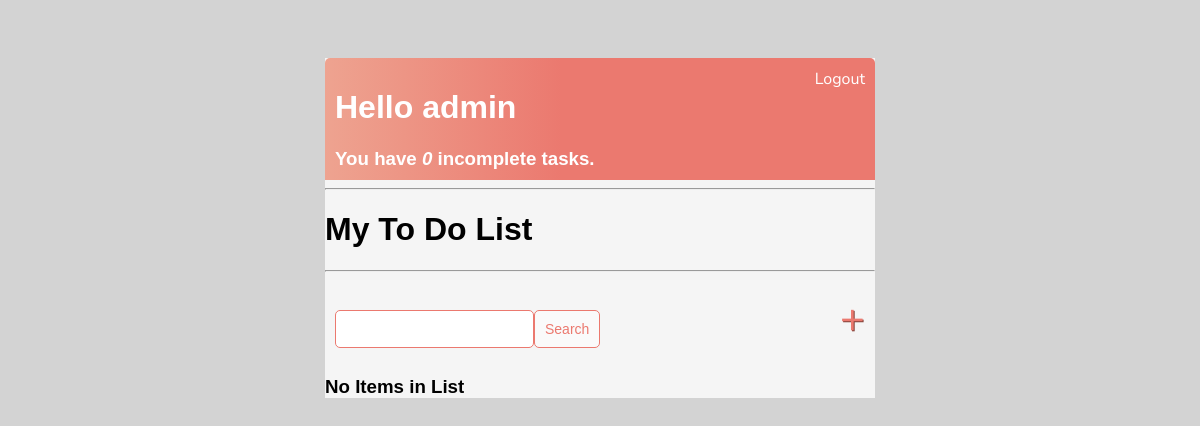
Page / (signed in) on the earlier database version.
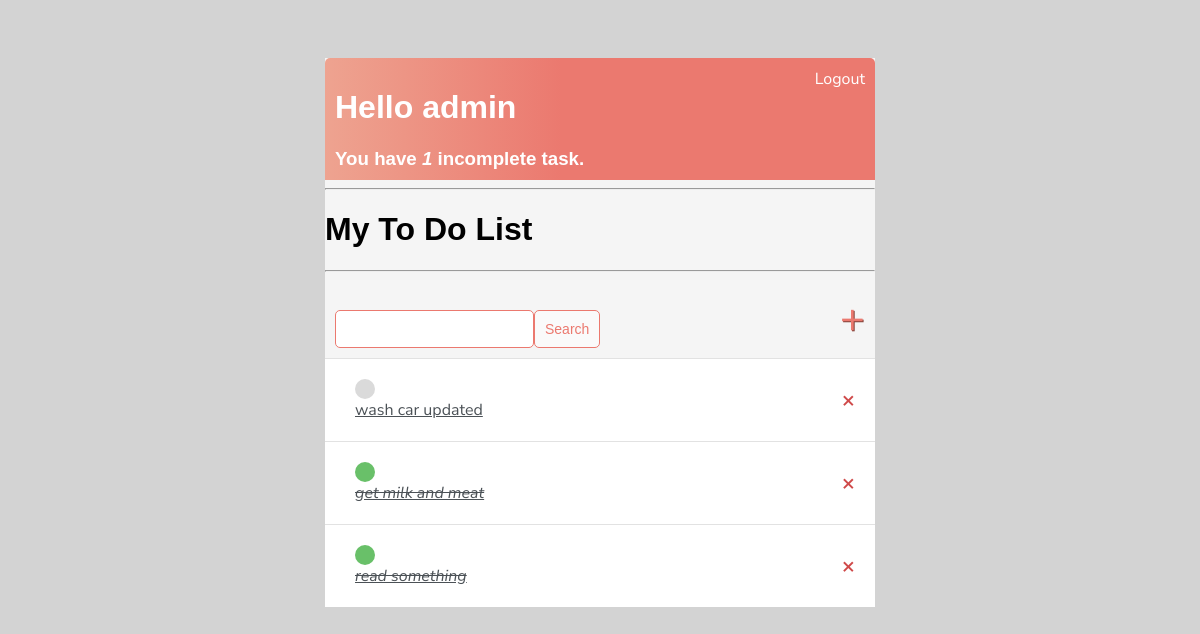
Same page on the later database version.
### base/models.py (models this page shows)
class Task(models.Model):
    user = models.ForeignKey(
        User, on_delete=models.CASCADE, null=True,
         blank=True )
    title = models.CharField(max_length=200)
    description = models.TextField(null=True, blank=True)
    complete = models.BooleanField(default=False)
    created = models.DateTimeField(auto_now_add=True)
    def __str__(self):
        return self.title
    class Meta:
        ordering = ['complete']

### base/views.py (the view)
# urls.py: path('', TaskList.as_view(), name='tasks'),
class TaskList(LoginRequiredMixin, ListView):
    model = Task
    context_object_name = 'tasks'
    def get_context_data(self, **kwargs):
        context = super().get_context_data(**kwargs)
        context['tasks'] = context['tasks'].filter(user=self.request.user)
        context['count'] = context['tasks'].filter(complete=False).count()
        search_input = self.request.GET.get('search-area') or ''
        if search_input:
            context['tasks'] = context['tasks'].filter(
                title__icontains=search_input)
        context['search_input'] = search_input
        return context

### base/templates/base/task_list.html
{% extends 'base/main.html'%}
{%block content%}
<div class="header-bar">
    <div>
        <h1>Hello {{request.user}}</h1>
        <h3 style="margin:0">You have <i>{{count}}</i> incomplete task{{ count|pluralize:"s"}}.</h3>
    </div>
    {%if request.user.is_authenticated%}
    <a href="{%url 'logout'%}">Logout</a>
    {%else%}
    <a href="{%url 'login'%}">Login</a>
    {%endif%}
</div>
<hr>
<h1>My To Do List</h1>
<hr>
<div class="search-add-wrapper">
    <form action="get" style="margin-top: 20px; display:flex;">
        <input type="text" name="search-area" value="{{search_input}}">
        <input class="button" type="submit" value="Search">
    </form>
    <a class="add-link" href="{%url 'task-create'%}">&#x2b;</a>
</div>
 <div class="task-items-wrapper">
    {%for task in tasks%}
        <div class="task-wrapper">
            {%if task.complete%}
                <div class="task-title">
                    <div class="task-complete-icon"></div>
                    <i><s><a href="{%url 'task-update' task.id%}">{{task}}</a></s></i>
                </div>
                <a class="delete-link" href="{%url 'task-delete' task.id%}">&#215;</a>
            {%else%}
                <div class="task-title">
                    <div class="task-incomplete-icon"></div>
                    <a href="{%url 'task-update' task.id%}">{{task}}</a>
                </div>
                <a class="delete-link" href="{%url 'task-delete' task.id%}">&#215;</a>
            {%endif%}
        </div>
    {%empty%}
        <h3>No Items in List</h3>
    {%endfor%}
 </div>
{%endblock content%}

### base/templates/base/main.html (shortened to what this page needs)
<!DOCTYPE html>
<html lang="en">
<head>
</head>
<body>
    <div class="container">
        {%block content%}
        {%endblock content%}
    </div>
</body>
</html>

### base/templates/base/main.html (style rules this page uses)
body { background-color: lightgray; font-family: 'Nunito Sans', sans-serif; padding-top: 50px }
.container { max-width: 550px; margin: auto; background-color: whitesmoke; }
h1, h2, h3, h4, h5 , h6 { font-family: 'Railway', sans-serif; }
p, a { color: #4b5156; }
.header-bar { display: flex; justify-content: space-between; color: #fff; padding: 10px; border-radius: 5px 5px 0 0; background: linear-gradient(90deg, #eea390 0%, #eb796f 43%, #eb796f 100%) }
.header-bar a { color: white; text-decoration: none; }
.task-wrapper { display: flex; align-items: center; justify-content: space-between; padding: 20px; background-color: #fff; border-top: 1px solid rgb(226, 226, 226) ; }
.task-title { text-decoration: none; color: #4b5156; margin-left: 10px; }
.task-complete-icon { height: 20px; width: 20px; background-color: rgb(105, 192, 105); border-radius: 50%; }
.task-incomplete-icon { height: 20px; width: 20px; background-color: rgb(218, 218, 218); border-radius: 50%; }
.delete-link { text-decoration: none; font-weight: bold; color: #cf4949; font-size: 22px; line-height: 0; }
.search-add-wrapper { display: flex; justify-content: space-between; align-items: center; padding: 10px; }
.add-link { color: #eb796f; text-decoration: none; font-size: 42px; text-shadow: 1px 1px #814138; }
input[type=text], input[type=password], textarea { border: 1px solid #eb796f; border-radius: 5px; padding: 10px; width: 90%; }
.button { border: 1px solid #eb796f; background-color: #fafafa; color: #eb796f; padding: 10px; font-size: 14px; border-radius: 5px; cursor: pointer; text-decoration: none; }

Differences in the rows shown:
added Task: title "wash car updated"
added Task: title "get milk and meat"
added Task: title "read something"
Other differences:
{{ count }}: "0" → "1"
text no longer shown: "No Items in List"
